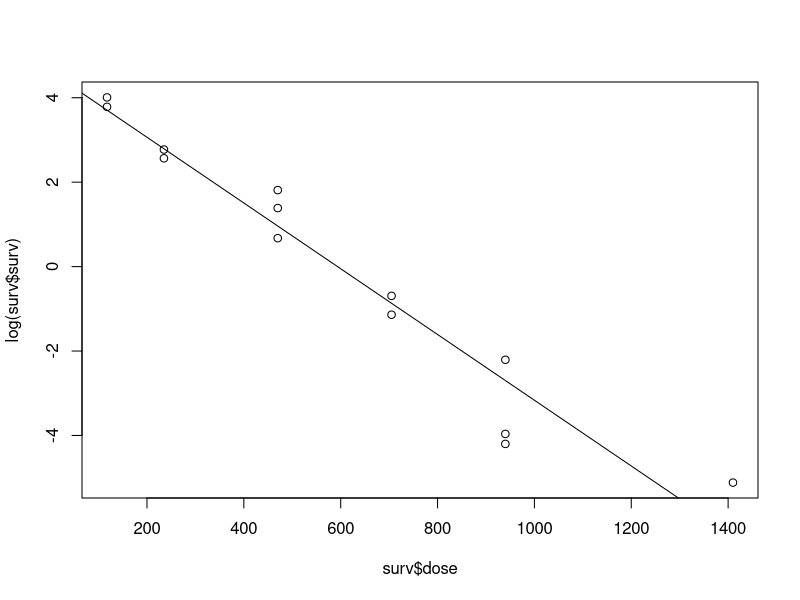

The R script that drew this image:
library(boot)

surv <- survival[-13, ]
model <- lm(log(surv) ~ dose, data = surv)
plot(surv$dose, log(surv$surv))
abline(model)
n<-nrow(surv)

b0 <- model$coefficients[1]
b1 <- model$coefficients[2]
res <- model$residuals
h <- hatvalues(model)
r2 <- res / sqrt(1 - (2 / n))
r1 <- res / sqrt(1 - h)
rbar <- mean(r1)
r1 <- r1 - rbar

b <- data.frame(b0 = rep(0, 5000),
                b1 = rep(0, 5000))
boot_data <- data.frame(x = surv$dose,
                        y = rep(0, n))
for (i in 1:5000) {
    for (j in 1:n) {
        e <- sample(r1, 1)
        boot_data$y[j] <- b0 + (b1 * boot_data$x[j]) + e
    }
    b_model <- lm(y ~ x, data = boot_data)
    b$b0[i] <- b_model$coefficients[1]
    b$b1[i] <- b_model$coefficients[2]
}